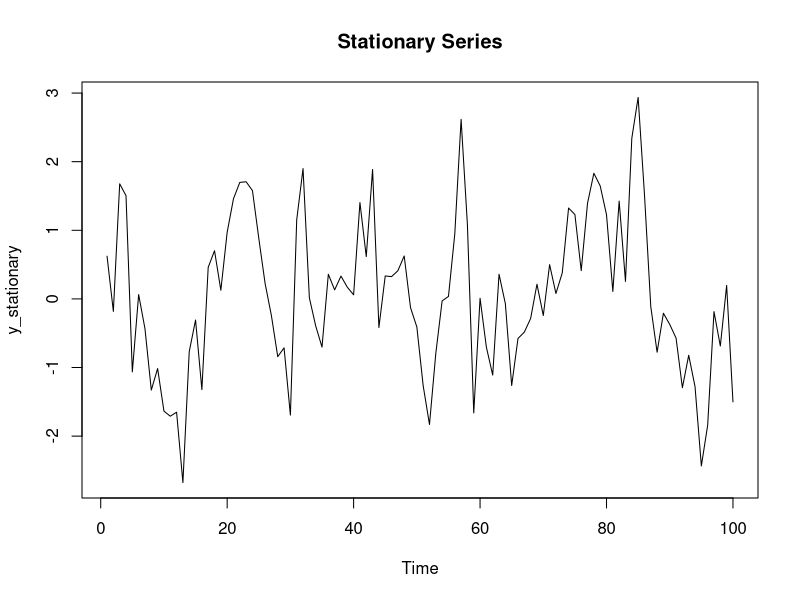
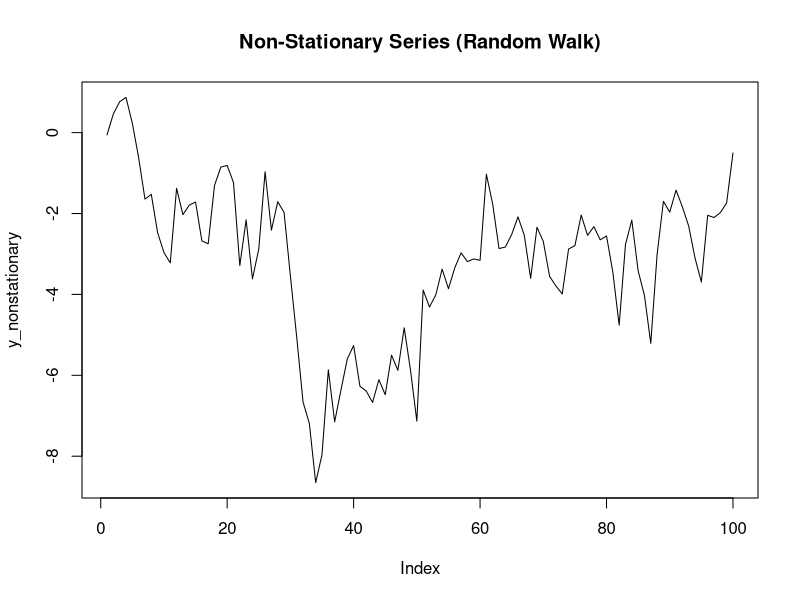
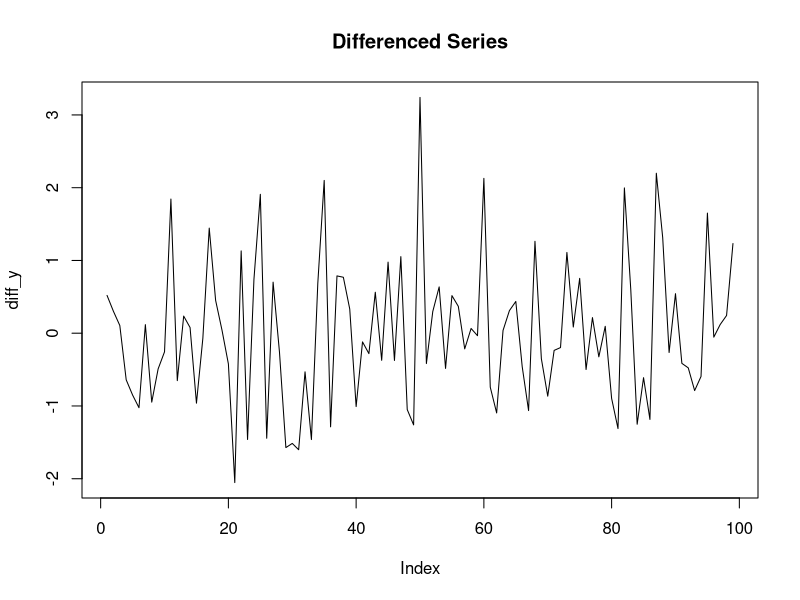

Here is the R script that generated these plots, in order:
install.packages("tseries")
install.packages("urca")

library(tseries)
library(urca)

set.seed(123)
n <- 100
y_stationary <- arima.sim(model = list(ar = 0.6), n = n)

plot(y_stationary, main = "Stationary Series")
y_nonstationary <- cumsum(rnorm(n))

plot(y_nonstationary, main = "Non-Stationary Series (Random Walk)",type="l")

adf.test(y_stationary)
# p<0.05, reject null hypothesis of non-stationary: (stationary)
adf.test(y_nonstationary)
# p>0.05, fail to reject null of non-stationar: (non-stationary)

df_test1 <- ur.df(y_nonstationary, type = "drift", lags = 1)
summary(df_test1)
# |tau|<|c.v| :0.3721<3.5: fail to reject null: non-stationary

df_test2 <- ur.df(y_nonstationary, type = "trend", lags = 1)
summary(df_test2)

diff_y <- diff(y_nonstationary)

plot(diff_y, main = "Differenced Series",type="l")

adf.test(diff_y)
##
